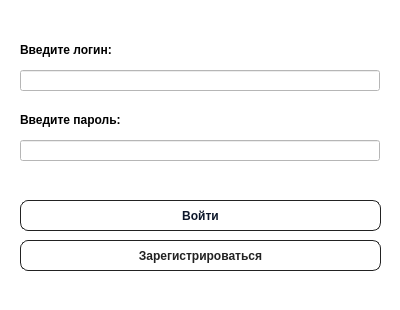
<?xml version="1.0" encoding="UTF-8"?>
<ui version="4.0">
 <class>Form</class>
 <widget class="QWidget" name="Form">
  <property name="geometry">
   <rect>
    <x>0</x>
    <y>0</y>
    <width>400</width>
    <height>310</height>
   </rect>
  </property>
  <property name="windowTitle">
   <string>Form</string>
  </property>
  <property name="styleSheet">
   <string notr="true">QWidget{
	background-color: rgb(255, 255, 255);
}</string>
  </property>
  <widget class="QLineEdit" name="loginInput">
   <property name="geometry">
    <rect>
     <x>20</x>
     <y>70</y>
     <width>360</width>
     <height>21</height>
    </rect>
   </property>
   <property name="styleSheet">
    <string notr="true"/>
   </property>
   <property name="inputMask">
    <string/>
   </property>
  </widget>
  <widget class="QLabel" name="loginLabel">
   <property name="geometry">
    <rect>
     <x>20</x>
     <y>40</y>
     <width>360</width>
     <height>20</height>
    </rect>
   </property>
   <property name="styleSheet">
    <string notr="true">#loginLabel{
	font-family: &quot;Basier circle&quot;,-apple-system,system-ui,&quot;Segoe UI&quot;,Roboto,&quot;Helvetica Neue&quot;,Arial,&quot;Noto Sans&quot;,sans-serif,&quot;Apple Color Emoji&quot;,&quot;Segoe UI Emoji&quot;,&quot;Segoe UI Symbol&quot;,&quot;Noto Color Emoji&quot;;
	font-size: 1.1rem;
	font-weight: 600;
	line-height: 1;
}</string>
   </property>
   <property name="text">
    <string>Введите логин:</string>
   </property>
  </widget>
  <widget class="QLabel" name="passwordLabel">
   <property name="geometry">
    <rect>
     <x>20</x>
     <y>110</y>
     <width>360</width>
     <height>20</height>
    </rect>
   </property>
   <property name="styleSheet">
    <string notr="true">#passwordLabel{
	font-family: &quot;Basier circle&quot;,-apple-system,system-ui,&quot;Segoe UI&quot;,Roboto,&quot;Helvetica Neue&quot;,Arial,&quot;Noto Sans&quot;,sans-serif,&quot;Apple Color Emoji&quot;,&quot;Segoe UI Emoji&quot;,&quot;Segoe UI Symbol&quot;,&quot;Noto Color Emoji&quot;;
	font-size: 1.1rem;
	font-weight: 600;
	line-height: 1;
}</string>
   </property>
   <property name="text">
    <string>Введите пароль:</string>
   </property>
  </widget>
  <widget class="QLineEdit" name="passwordInput">
   <property name="geometry">
    <rect>
     <x>20</x>
     <y>140</y>
     <width>360</width>
     <height>21</height>
    </rect>
   </property>
   <property name="inputMask">
    <string/>
   </property>
  </widget>
  <widget class="QPushButton" name="loginButton">
   <property name="geometry">
    <rect>
     <x>20</x>
     <y>200</y>
     <width>361</width>
     <height>31</height>
    </rect>
   </property>
   <property name="styleSheet">
    <string notr="true">#loginButton{
  background-color: #fff;
   border: 1px solid #222222;
  border-radius: 8px;
  box-sizing: border-box;
  color: #0d172a;
  cursor: pointer;
  font-family: &quot;Basier circle&quot;,-apple-system,system-ui,&quot;Segoe UI&quot;,Roboto,&quot;Helvetica Neue&quot;,Arial,&quot;Noto Sans&quot;,sans-serif,&quot;Apple Color Emoji&quot;,&quot;Segoe UI Emoji&quot;,&quot;Segoe UI Symbol&quot;,&quot;Noto Color Emoji&quot;;
  font-size: 1.1rem;
  font-weight: 600;
  line-height: 1;
  padding: 1rem 1.6rem;
  text-align: center;
  text-decoration: none #0d172a solid;
  text-decoration-thickness: auto;
  transition: all .1s cubic-bezier(.4, 0, .2, 1);
  box-shadow: 0px 1px 2px rgba(166, 175, 195, 0.25);
}

#loginButton:hover {
  background-color: #1e293b;
  color: #fff;
}</string>
   </property>
   <property name="text">
    <string>Войти</string>
   </property>
  </widget>
  <widget class="QPushButton" name="signUpButton">
   <property name="geometry">
    <rect>
     <x>20</x>
     <y>240</y>
     <width>361</width>
     <height>31</height>
    </rect>
   </property>
   <property name="styleSheet">
    <string notr="true">#signUpButton{
  background-color: #FFFFFF;
  border: 1px solid #222222;
  border-radius: 8px;
  color: #222222;
  cursor: pointer;
  display: inline-block;
  font-family: &quot;Basier circle&quot;,-apple-system,system-ui,&quot;Segoe UI&quot;,Roboto,&quot;Helvetica Neue&quot;,Arial,&quot;Noto Sans&quot;,sans-serif,&quot;Apple Color Emoji&quot;,&quot;Segoe UI Emoji&quot;,&quot;Segoe UI Symbol&quot;,&quot;Noto Color Emoji&quot;;
  font-size: 1.1rem;
  font-weight: 600;
  line-height: 1;
  margin: 0;
  outline: none;
  padding: 0px 23px;
  position: relative;
  text-align: center;
  text-decoration: none;
  touch-action: manipulation;
  transition: box-shadow .2s,-ms-transform .1s,-webkit-transform .1s,transform .1s;
}

#signUpButton:focus-visible {
  box-shadow: #222222 0 0 0 2px, rgba(255, 255, 255, 0.8) 0 0 0 4px;
  transition: box-shadow .2s;
}

#signUpButton:active {
  background-color: #F7F7F7;
  border-color: #000000;
  transform: scale(.96);
}

#signUpButton:disabled {
  border-color: #DDDDDD;
  color: #DDDDDD;
  cursor: not-allowed;
  opacity: 1;
}</string>
   </property>
   <property name="text">
    <string>Зарегистрироваться</string>
   </property>
  </widget>
 </widget>
 <resources/>
 <connections/>
</ui>
